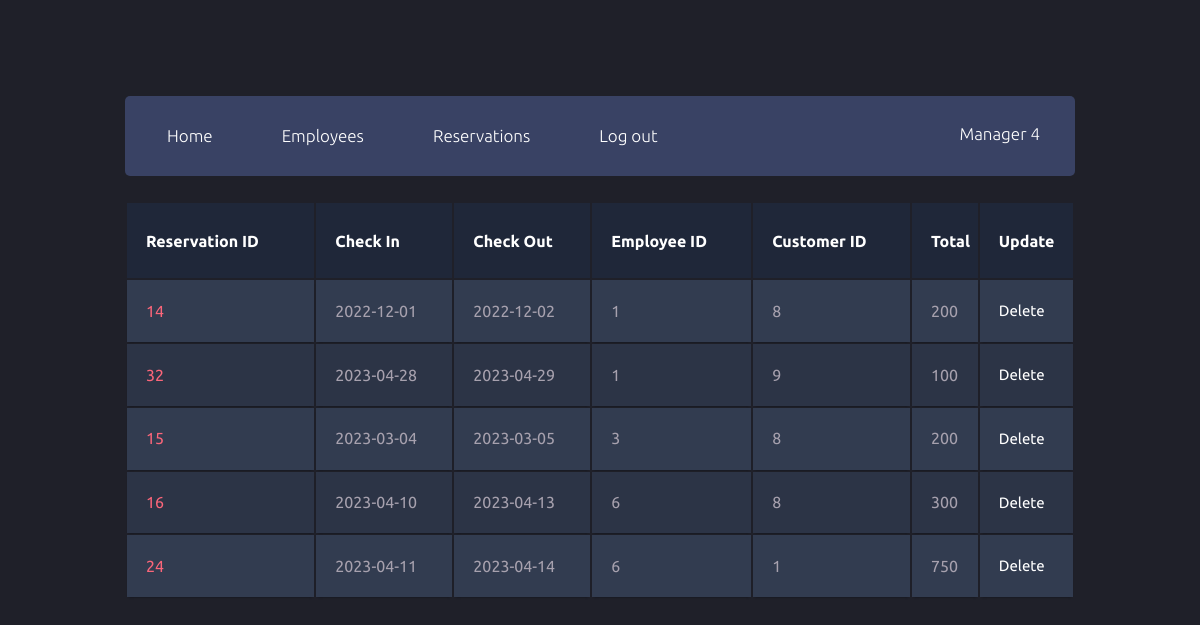
Page /managers/reservations.php (signed in) on the committed database.
### tables this page shows
CREATE TABLE `Reservations` (
  `resID` int(11) NOT NULL,
  `checkInDate` date NOT NULL,
  `checkOutDate` date NOT NULL,
  `reservedDate` date NOT NULL,
  `Employees_empID` int(11) NOT NULL,
  `Customers_cusID` int(11) NOT NULL
);

### managers/reservations.php (the view, shortened to what this page needs)
<?php
    $hotelID = $_SESSION['Hotels_hotelID'];
    include "../db_connect.php";
    $sql = "SELECT *
            from reservations inner join employees
            on employees_empID = empID
            where hotels_hotelID = '$hotelID';";
    $result = $conn->query($sql);
?>
<!DOCTYPE html>
<html>
    <head>
        <link rel="stylesheet" href="menu.css">
        <link rel="stylesheet" href="table.css">
    </head>
    <body>
        <div class="main-container">
            <header class="block">
                <ul class="header-menu horizontal-list">
                    <li>
                        <a class="header-menu-tab" href="home.php"><span class="icon fontawesome-user scnd-font-color"></span>Home</a>
                    </li>
                    <li>
                        <a class="header-menu-tab" href="employees.php"><span class="icon fontawesome-user scnd-font-color"></span>Employees</a>
                    </li>
                    <li>
                        <a class="header-menu-tab" href="reservations.php"><span class="icon fontawesome-star-empty scnd-font-color"></span>Reservations</a>
                    </li>
                    <li>
                        <a class="header-menu-tab" href="../account/logout.php"><span class="icon fontawesome-envelope scnd-font-color"></span>Log out</a>
                    </li>
                </ul>
                <div class="profile-menu">
                    <p><?php echo $_SESSION['empName']; ?> <a href=""><span class="entypo-down-open scnd-font-color"></span></a></p>
                </div>
            </header>
            <table class="container">
                <thead>
                    <tr>
                        <th><h1>Reservation ID</h1></th>
                        <th><h1>Check In</h1></th>
                        <th><h1>Check Out</h1></th>
                        <th><h1>Employee ID</h1></th>
                        <th><h1>Customer ID</h1></th>
                        <th><h1>Total</h1></th>
                        <th><h1>Update</h1></th>
                    </tr>
                </thead>
                <tbody>
                    <?php
                        if ($result->num_rows > 0) {
                            while ($row = $result->fetch_assoc()) {
                    ?>
                                <tr>
                                    <td><?php echo $row['resID']; ?> </td>
                                    <td><?php echo $row['checkInDate']; ?> </td>
                                    <td><?php echo $row['checkOutDate']; ?> </td>
                                    <td><?php echo $row['Employees_empID']; ?> </td>
                                    <td><?php echo $row['Customers_cusID']; ?> </td>
                                    <td><?php
                                        $resID = $row['resID'];
                                        $sql1 = "SELECT sum(price) * (checkOutDate - checkInDate) as total
                                                from rooms_has_reservations rhs inner join rooms r inner join reservations rs
                                                on  rhs.rooms_roomID = r.roomID
                                                and rhs.Rooms_hotels_hotelID = r.hotels_hotelID
                                                and rhs.reservations_resID = rs.resID
                                                where rhs.reservations_resID = '$resID';";
                                        $result1 = $conn->query($sql1);
                                        $row1 = $result1->fetch_assoc();
                                        echo $row1['total'];
                                    ?> </td>
                                    <td>
                                        <a class = "btn btn-danger" href = "deleteReservations.php?id=<?php echo $row['resID']; ?>">
                                        Delete</a>
                                    </td>
                                </tr>
                    <?php
                            }
                        }
                    ?>
                </tbody>
            </table>
        </div>
    </body>
</html>

### managers/menu.css (style rules this page uses)
[class*="fontawesome-"]:before { font-family: 'FontAwesome', sans-serif; }
* { -webkit-box-sizing: border-box; -moz-box-sizing: border-box; box-sizing: border-box; }
body { background: #1f2029; }
ul { list-style-type: none; margin: 0; padding-left: 0; }
h1 { font-size: 23px; }
p { font-size: 15px; }
a { text-decoration: none; font-size: 15px; }
h1, h2, p, a, span { color: #fff; }
.scnd-font-color { color: #9099b7; }
.horizontal-list { margin: 0; padding: 0; list-style-type: none; }
.horizontal-list li { float: left; }
.icon { font-size: 25px; }
.main-container { font-family: 'Ubuntu', sans-serif; width: 950px; height: 1725px; margin: 6em auto; }
header { height: 80px; }
.header-menu { font-size: 17px; line-height: 80px; }
.header-menu li { position: relative; -webkit-transform: translateZ(0); }
.header-menu-tab { padding: 0 27px; display: block; line-height: 74px; font-size: 17px; -webkit-transition: background .3s; transition: background .3s; }
.header-menu-tab .icon { padding-right: 15px; }
.profile-menu { float: right; height: 80px; padding-right: 20px; }
.profile-menu p { font-size: 17px; display: inline-block; line-height: 76px; margin: 0; padding-right: 10px; }
.profile-menu a { padding-left: 5px; }
.block { margin-bottom: 25px; background: #394264; border-radius: 5px; }

### managers/table.css (style rules this page uses)
body { font-family: 'Open Sans', sans-serif; font-weight: 300; line-height: 1.42em; color:#A7A1AE; background-color:#1F2029; }
h1 { font-size:3em; font-weight: 300; line-height:1em; text-align: center; color: #4DC3FA; }
.container th h1 { font-weight: bold; font-size: 1em; text-align: left; color: #fff; }
.container td { font-weight: normal; font-size: 1em; -webkit-box-shadow: 0 2px 2px -2px #0E1119; -moz-box-shadow: 0 2px 2px -2px #0E1119; box-shadow: 0 2px 2px -2px #0E1119; }
.container { text-align: left; overflow: hidden; width: 100%; margin: 0 auto; display: table; padding: 0 0 8em 0; }
.container td, .container th { padding-bottom: 2%; padding-top: 2%; padding-left:2%; }
.container tr:nth-child(odd) { background-color: #323C50; }
.container tr:nth-child(even) { background-color: #2C3446; }
.container th { background-color: #1F2739; }
.container td:first-child { color: #FB667A; }

### rows in the picture
reservations: resID "14", checkInDate "2022-12-01", checkOutDate "2022-12-02", Employees_empID "1", Customers_cusID "8", total "200"
reservations: resID "32", checkInDate "2023-04-28", checkOutDate "2023-04-29", Employees_empID "1", Customers_cusID "9", total "100"
reservations: resID "15", checkInDate "2023-03-04", checkOutDate "2023-03-05", Employees_empID "3", Customers_cusID "8", total "200"
reservations: resID "16", checkInDate "2023-04-10", checkOutDate "2023-04-13", Employees_empID "6", Customers_cusID "8", total "300"
reservations: resID "24", checkInDate "2023-04-11", checkOutDate "2023-04-14", Employees_empID "6", Customers_cusID "1", total "750"

### other values in the picture
$_SESSION['empName'] "Manager 4"
